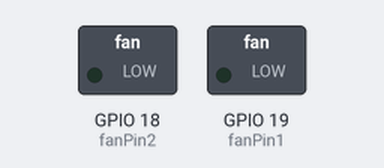
Simulated run of this sketch. Board: ESP32. Shown: switched loads named in the sketch (green lamp = pin HIGH).

Above: at 2.0 s.
At 5.5 s:
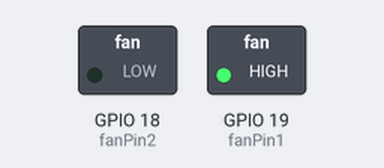
Timing chart, 0 to 10.4 s (numbered marks = the images above):
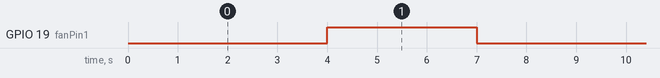

Measured:
- by itself, GPIO 19 (fanPin1): alternates HIGH for 3.0 s and LOW for 5.0 s

The sketch:

pj7_1_fan.ino
```cpp
//#include <analogWrite.h>
#define fanPin1 19
#define fanPin2 18

void setup() {
  pinMode(fanPin1, OUTPUT);
  pinMode(fanPin2, OUTPUT);
}

void loop() {
  digitalWrite(fanPin1, LOW); //pwm = 0
  ledcWrite(fanPin2, 180);
  delay(3000);
  digitalWrite(fanPin1, LOW);
  digitalWrite(fanPin2, LOW);
  delay(1000);
  digitalWrite(fanPin1, HIGH); //pwm = 255
  ledcWrite(fanPin2, 210);
  delay(3000);
  digitalWrite(fanPin1, LOW);
  digitalWrite(fanPin2, LOW);
  delay(1000);

}
```
